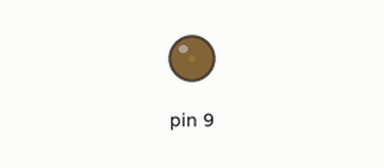
Recording of a sketch running on a simulated Arduino Uno, built with avr-gcc and run on an emulated ATmega328P. Parts: output pins drawn as LEDs (lit = HIGH).

Above: at 0.05 s.
At 0.95 s:
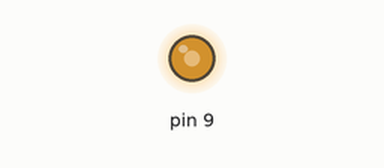
At 1.4 s:
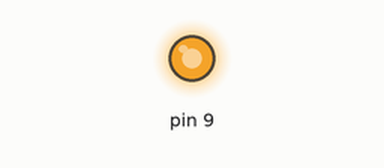
At 2.75 s:
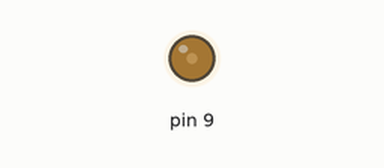
Timing chart, 0 to 7.2 s (numbered marks = the images above):
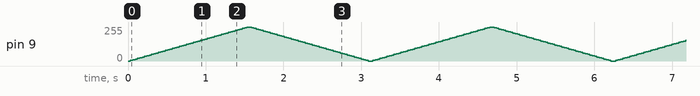

The sketch:

light_intensity.ino
```cpp
void setup()
{
    pinMode(9, OUTPUT);
}

void loop()
{
    for(int i = 0; i <= 255; i=i+5)
    {
        analogWrite(9, i);
        delay(30);
    }
     for(int i = 255; i >= 0; i=i-5)
    {
        analogWrite(9, i);
        delay(30);
    }


}
```
